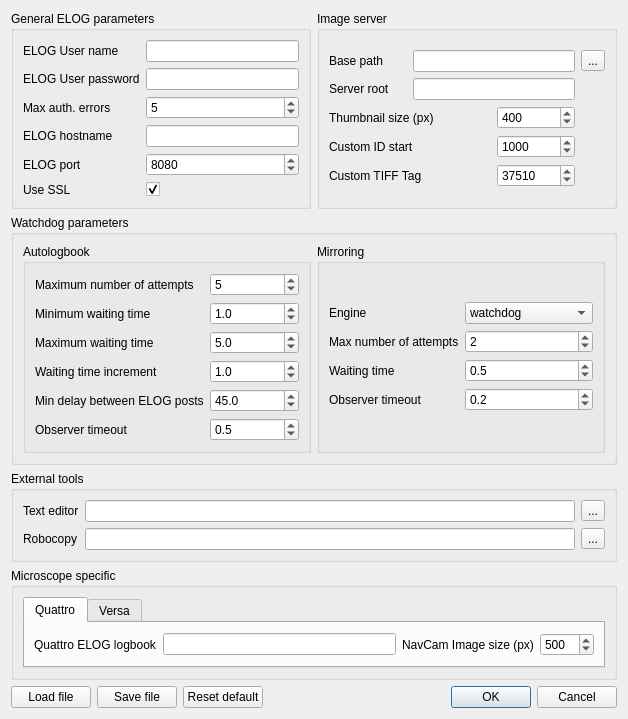
<?xml version="1.0" encoding="UTF-8"?>
<ui version="4.0">
 <class>configurationDialog</class>
 <widget class="QDialog" name="configurationDialog">
  <property name="geometry">
   <rect>
    <x>0</x>
    <y>0</y>
    <width>628</width>
    <height>655</height>
   </rect>
  </property>
  <property name="windowTitle">
   <string>Configuration editor</string>
  </property>
  <layout class="QVBoxLayout" name="verticalLayout_5">
   <item>
    <layout class="QVBoxLayout" name="verticalLayout_4">
     <item>
      <layout class="QHBoxLayout" name="horizontalLayout">
       <item>
        <widget class="QGroupBox" name="elog_group_box">
         <property name="minimumSize">
          <size>
           <width>300</width>
           <height>0</height>
          </size>
         </property>
         <property name="title">
          <string>General ELOG parameters</string>
         </property>
         <layout class="QHBoxLayout" name="horizontalLayout_2">
          <item>
           <layout class="QFormLayout" name="formLayout">
            <item row="0" column="0">
             <widget class="QLabel" name="elog_user_label">
              <property name="text">
               <string>ELOG User name</string>
              </property>
              <property name="buddy">
               <cstring>elog_user_field</cstring>
              </property>
             </widget>
            </item>
            <item row="0" column="1">
             <widget class="QLineEdit" name="elog_user_field">
              <property name="whatsThis">
               <string extracomment="The user name for the ELOG">&lt;html&gt;&lt;head/&gt;&lt;body&gt;&lt;p&gt;&lt;span style=&quot; font-size:14pt; font-weight:600;&quot;&gt;ELOG User Name&lt;/span&gt;&lt;/p&gt;&lt;p&gt;In order to be able to post on the ELOG, this automatic tool needs to use access credentials. Put here the user name you want to use&lt;/p&gt;&lt;/body&gt;&lt;/html&gt;</string>
              </property>
             </widget>
            </item>
            <item row="1" column="0">
             <widget class="QLabel" name="label">
              <property name="text">
               <string>ELOG User password</string>
              </property>
              <property name="buddy">
               <cstring>elog_password_field</cstring>
              </property>
             </widget>
            </item>
            <item row="1" column="1">
             <widget class="QLineEdit" name="elog_password_field">
              <property name="whatsThis">
               <string>&lt;html&gt;&lt;head/&gt;&lt;body&gt;&lt;p&gt;&lt;span style=&quot; font-size:14pt; font-weight:600;&quot;&gt;ELOG Password&lt;/span&gt;&lt;/p&gt;&lt;p&gt;In order to be able to post on the ELOG, this automatic tool needs to use access credentials. Put here the password you want to use.&lt;/p&gt;&lt;/body&gt;&lt;/html&gt;</string>
              </property>
              <property name="echoMode">
               <enum>QLineEdit::Password</enum>
              </property>
             </widget>
            </item>
            <item row="2" column="0">
             <widget class="QLabel" name="label_3">
              <property name="text">
               <string>Max auth. errors</string>
              </property>
              <property name="buddy">
               <cstring>elog_max_auth_error_field</cstring>
              </property>
             </widget>
            </item>
            <item row="2" column="1">
             <widget class="QSpinBox" name="elog_max_auth_error_field">
              <property name="minimum">
               <number>1</number>
              </property>
              <property name="value">
               <number>5</number>
              </property>
             </widget>
            </item>
            <item row="3" column="0">
             <widget class="QLabel" name="elog_hostname_label">
              <property name="text">
               <string>ELOG hostname</string>
              </property>
              <property name="buddy">
               <cstring>elog_hostname_field</cstring>
              </property>
             </widget>
            </item>
            <item row="3" column="1">
             <widget class="QLineEdit" name="elog_hostname_field">
              <property name="whatsThis">
               <string>&lt;html&gt;&lt;head/&gt;&lt;body&gt;&lt;p&gt;&lt;span style=&quot; font-size:14pt; font-weight:600;&quot;&gt;ELOG Hostname&lt;/span&gt;&lt;/p&gt;&lt;p&gt;This is the URL where the ELOG is responding. If you have no idea, ask your system administrator.&lt;/p&gt;&lt;/body&gt;&lt;/html&gt;</string>
              </property>
              <property name="echoMode">
               <enum>QLineEdit::Normal</enum>
              </property>
             </widget>
            </item>
            <item row="4" column="0">
             <widget class="QLabel" name="elog_port_label">
              <property name="text">
               <string>ELOG port</string>
              </property>
              <property name="buddy">
               <cstring>elog_port_field</cstring>
              </property>
             </widget>
            </item>
            <item row="4" column="1">
             <widget class="QSpinBox" name="elog_port_field">
              <property name="whatsThis">
               <string>&lt;html&gt;&lt;head/&gt;&lt;body&gt;&lt;p&gt;&lt;span style=&quot; font-size:14pt; font-weight:600;&quot;&gt;ELOG Port&lt;/span&gt;&lt;/p&gt;&lt;p&gt;This is the TCP/IP port where the ELOG is listening. If you have no idea, ask your system administrator.&lt;/p&gt;&lt;/body&gt;&lt;/html&gt;</string>
              </property>
              <property name="maximum">
               <number>100000</number>
              </property>
              <property name="value">
               <number>8080</number>
              </property>
             </widget>
            </item>
            <item row="5" column="0">
             <widget class="QLabel" name="label_2">
              <property name="text">
               <string>Use SSL</string>
              </property>
              <property name="buddy">
               <cstring>elog_ssl_check_box</cstring>
              </property>
             </widget>
            </item>
            <item row="5" column="1">
             <widget class="QCheckBox" name="elog_ssl_check_box">
              <property name="text">
               <string/>
              </property>
              <property name="checked">
               <bool>true</bool>
              </property>
             </widget>
            </item>
           </layout>
          </item>
         </layout>
        </widget>
       </item>
       <item>
        <widget class="QGroupBox" name="image_server_group_box">
         <property name="minimumSize">
          <size>
           <width>300</width>
           <height>0</height>
          </size>
         </property>
         <property name="title">
          <string>Image server</string>
         </property>
         <layout class="QVBoxLayout" name="verticalLayout">
          <item>
           <layout class="QGridLayout" name="gridLayout_2">
            <item row="0" column="0">
             <widget class="QLabel" name="base_path_label">
              <property name="text">
               <string>Base path</string>
              </property>
              <property name="buddy">
               <cstring>base_path_field</cstring>
              </property>
             </widget>
            </item>
            <item row="0" column="1" colspan="2">
             <widget class="QLineEdit" name="base_path_field">
              <property name="whatsThis">
               <string>&lt;html&gt;&lt;head/&gt;&lt;body&gt;&lt;p&gt;&lt;span style=&quot; font-size:14pt; font-weight:600;&quot;&gt;Image server base path&lt;/span&gt;&lt;/p&gt;&lt;p&gt;Images are not uploaded to the ELOG because they are generally too many for a single post. All images (TIF, PNG and Thumbnail) are served by another webserver. &lt;/p&gt;&lt;p&gt;This base path is the location where all images are saved. &lt;/p&gt;&lt;p&gt;For example. Assume that:&lt;/p&gt;&lt;p&gt;- base path is &lt;span style=&quot; font-weight:600;&quot;&gt;c:\Pictures\Microscopy&lt;/span&gt;&lt;/p&gt;&lt;p&gt;- server roor is &lt;span style=&quot; font-weight:600;&quot;&gt;https://my-image-server/pics&lt;/span&gt;&lt;/p&gt;&lt;p&gt;So a picture saved in c:\Pictures\Microscopy\MyExperiment\Sample\image1.tif will be made available as https://my-image-server/pics/MyExperiment/Sample/image1.tif&lt;/p&gt;&lt;/body&gt;&lt;/html&gt;</string>
              </property>
             </widget>
            </item>
            <item row="0" column="3">
             <widget class="QToolButton" name="search_basepath_button">
              <property name="text">
               <string>...</string>
              </property>
              <property name="icon">
               <iconset resource="resource.qrc">
                <normaloff>:/resources/icons8-opened-folder-30.png</normaloff>:/resources/icons8-opened-folder-30.png</iconset>
              </property>
             </widget>
            </item>
            <item row="1" column="0">
             <widget class="QLabel" name="server_root_label">
              <property name="text">
               <string>Server root</string>
              </property>
              <property name="buddy">
               <cstring>server_root_field</cstring>
              </property>
             </widget>
            </item>
            <item row="1" column="1" colspan="2">
             <widget class="QLineEdit" name="server_root_field">
              <property name="whatsThis">
               <string>&lt;html&gt;&lt;head/&gt;&lt;body&gt;&lt;p&gt;&lt;span style=&quot; font-size:14pt; font-weight:600;&quot;&gt;Image server root&lt;/span&gt;&lt;/p&gt;&lt;p&gt;Images are not uploaded to the ELOG because they are generally too many for a single post. All images (TIF, PNG and Thumbnail) are served by another webserver. &lt;/p&gt;&lt;p&gt;This server root is a URL pointing to the base of the image server.&lt;/p&gt;&lt;p&gt;For example. Assume that:&lt;/p&gt;&lt;p&gt;- base path is &lt;span style=&quot; font-weight:600;&quot;&gt;c:\Pictures\Microscopy&lt;/span&gt;&lt;/p&gt;&lt;p&gt;- server roor is &lt;span style=&quot; font-weight:600;&quot;&gt;https://my-image-server/pics&lt;/span&gt;&lt;/p&gt;&lt;p&gt;So a picture saved in c:\Pictures\Microscopy\MyExperiment\Sample\image1.tif will be made available as https://my-image-server/pics/MyExperiment/Sample/image1.tif&lt;/p&gt;&lt;/body&gt;&lt;/html&gt;</string>
              </property>
             </widget>
            </item>
            <item row="2" column="0" colspan="2">
             <widget class="QLabel" name="img_thumb_size_label">
              <property name="text">
               <string>Thumbnail size (px)</string>
              </property>
              <property name="buddy">
               <cstring>img_thumb_size_spinbox</cstring>
              </property>
             </widget>
            </item>
            <item row="2" column="2">
             <widget class="QSpinBox" name="img_thumb_size_spinbox">
              <property name="whatsThis">
               <string>&lt;html&gt;&lt;head/&gt;&lt;body&gt;&lt;p&gt;&lt;span style=&quot; font-size:14pt; font-weight:600;&quot;&gt;Thumbnail size&lt;/span&gt;&lt;/p&gt;&lt;p&gt;Select the width in pixel of the png thumbnail pictures.&lt;/p&gt;&lt;/body&gt;&lt;/html&gt;</string>
              </property>
              <property name="suffix">
               <string/>
              </property>
              <property name="maximum">
               <number>1024</number>
              </property>
              <property name="value">
               <number>400</number>
              </property>
             </widget>
            </item>
            <item row="3" column="0" colspan="2">
             <widget class="QLabel" name="label_6">
              <property name="text">
               <string>Custom ID start</string>
              </property>
              <property name="buddy">
               <cstring>custom_id_start_spinBox</cstring>
              </property>
             </widget>
            </item>
            <item row="3" column="2">
             <widget class="QSpinBox" name="custom_id_start_spinBox">
              <property name="maximum">
               <number>999999</number>
              </property>
              <property name="value">
               <number>1000</number>
              </property>
             </widget>
            </item>
            <item row="4" column="0" colspan="2">
             <widget class="QLabel" name="label_7">
              <property name="text">
               <string>Custom TIFF Tag</string>
              </property>
              <property name="buddy">
               <cstring>custom_id_tiff_tag_spinBok</cstring>
              </property>
             </widget>
            </item>
            <item row="4" column="2">
             <widget class="QSpinBox" name="custom_id_tiff_tag_spinBok">
              <property name="maximum">
               <number>999999</number>
              </property>
              <property name="value">
               <number>37510</number>
              </property>
             </widget>
            </item>
           </layout>
          </item>
         </layout>
        </widget>
       </item>
      </layout>
     </item>
     <item>
      <widget class="QGroupBox" name="watchdog_group_box">
       <property name="title">
        <string>Watchdog parameters</string>
       </property>
       <layout class="QHBoxLayout" name="horizontalLayout_11">
        <item>
         <layout class="QHBoxLayout" name="horizontalLayout_5">
          <item>
           <widget class="QGroupBox" name="autologbook_watchdog_group_box">
            <property name="title">
             <string>Autologbook</string>
            </property>
            <layout class="QVBoxLayout" name="verticalLayout_3">
             <item>
              <layout class="QGridLayout" name="gridLayout_4">
               <item row="0" column="0">
                <widget class="QLabel" name="autologbook_max_attempts_label">
                 <property name="text">
                  <string>Maximum number of attempts</string>
                 </property>
                 <property name="buddy">
                  <cstring>autologbook_max_attempts_spinbox</cstring>
                 </property>
                </widget>
               </item>
               <item row="0" column="1">
                <widget class="QSpinBox" name="autologbook_max_attempts_spinbox">
                 <property name="whatsThis">
                  <string>&lt;html&gt;&lt;head/&gt;&lt;body&gt;&lt;p&gt;&lt;span style=&quot; font-size:14pt;&quot;&gt;Autologobook watchdog maximum number of attempts&lt;/span&gt;&lt;/p&gt;&lt;p&gt;While the autologbook watchdog is monitoring the protocol folder and try to operate on a file, it could be that for several reasons the process is failing.&lt;/p&gt;&lt;p&gt;In this case the same process will be attempted up to a maximum number of trials (this parameter) with an increasing waiting time in between from minimum waiting time to maximum waititng time with a waiting time increment.  &lt;/p&gt;&lt;/body&gt;&lt;/html&gt;</string>
                 </property>
                 <property name="minimum">
                  <number>1</number>
                 </property>
                 <property name="value">
                  <number>5</number>
                 </property>
                </widget>
               </item>
               <item row="1" column="0">
                <widget class="QLabel" name="autologbook_wait_min_label">
                 <property name="text">
                  <string>Minimum waiting time </string>
                 </property>
                 <property name="buddy">
                  <cstring>autologbook_wait_min_spinbox</cstring>
                 </property>
                </widget>
               </item>
               <item row="1" column="1">
                <widget class="QDoubleSpinBox" name="autologbook_wait_min_spinbox">
                 <property name="whatsThis">
                  <string>&lt;html&gt;&lt;head/&gt;&lt;body&gt;&lt;p&gt;&lt;span style=&quot; font-size:14pt;&quot;&gt;Autologobook watchdog minimum waiting time&lt;/span&gt;&lt;/p&gt;&lt;p&gt;While the autologbook watchdog is monitoring the protocol folder and try to operate on a file, it could be that for several reasons the process is failing.&lt;/p&gt;&lt;p&gt;In this case the same process will be attempted up to a maximum number of trials with an increasing waiting time in between from minimum waiting time (this parameter) to maximum waititng time with a waiting time increment.&lt;/p&gt;&lt;/body&gt;&lt;/html&gt;</string>
                 </property>
                 <property name="decimals">
                  <number>1</number>
                 </property>
                 <property name="value">
                  <double>1.000000000000000</double>
                 </property>
                </widget>
               </item>
               <item row="2" column="0">
                <widget class="QLabel" name="autologbook_wait_max_label">
                 <property name="text">
                  <string>Maximum waiting time </string>
                 </property>
                 <property name="buddy">
                  <cstring>autologbook_wait_max_spinbox</cstring>
                 </property>
                </widget>
               </item>
               <item row="2" column="1">
                <widget class="QDoubleSpinBox" name="autologbook_wait_max_spinbox">
                 <property name="whatsThis">
                  <string>&lt;html&gt;&lt;head/&gt;&lt;body&gt;&lt;p&gt;&lt;span style=&quot; font-size:14pt;&quot;&gt;Autologobook watchdog maximum waiting time&lt;/span&gt;&lt;/p&gt;&lt;p&gt;While the autologbook watchdog is monitoring the protocol folder and try to operate on a file, it could be that for several reasons the process is failing.&lt;/p&gt;&lt;p&gt;In this case the same process will be attempted up to a maximum number of trials with an increasing waiting time in between from minimum waiting time to maximum waititng time (this parameter) with a waiting time increment.&lt;/p&gt;&lt;/body&gt;&lt;/html&gt;</string>
                 </property>
                 <property name="decimals">
                  <number>1</number>
                 </property>
                 <property name="value">
                  <double>5.000000000000000</double>
                 </property>
                </widget>
               </item>
               <item row="3" column="0">
                <widget class="QLabel" name="autologbook_wait_increment_label">
                 <property name="text">
                  <string>Waiting time increment</string>
                 </property>
                 <property name="buddy">
                  <cstring>autologbook_wait_increment_spinbox</cstring>
                 </property>
                </widget>
               </item>
               <item row="3" column="1">
                <widget class="QDoubleSpinBox" name="autologbook_wait_increment_spinbox">
                 <property name="whatsThis">
                  <string>&lt;html&gt;&lt;head/&gt;&lt;body&gt;&lt;p&gt;&lt;span style=&quot; font-size:14pt;&quot;&gt;Autologobook watchdog waiting time increment&lt;/span&gt;&lt;/p&gt;&lt;p&gt;While the autologbook watchdog is monitoring the protocol folder and try to operate on a file, it could be that for several reasons the process is failing.&lt;/p&gt;&lt;p&gt;In this case the same process will be attempted up to a maximum number of trials with an increasing waiting time in between from minimum waiting time to maximum waititng time with a waiting time increment (this parameter).&lt;/p&gt;&lt;/body&gt;&lt;/html&gt;</string>
                 </property>
                 <property name="decimals">
                  <number>1</number>
                 </property>
                 <property name="value">
                  <double>1.000000000000000</double>
                 </property>
                </widget>
               </item>
               <item row="4" column="0">
                <widget class="QLabel" name="autologbook_min_delay_label">
                 <property name="text">
                  <string>Min delay between ELOG posts</string>
                 </property>
                 <property name="buddy">
                  <cstring>autologbook_min_delay_spinbox</cstring>
                 </property>
                </widget>
               </item>
               <item row="4" column="1">
                <widget class="QDoubleSpinBox" name="autologbook_min_delay_spinbox">
                 <property name="whatsThis">
                  <string>&lt;html&gt;&lt;head/&gt;&lt;body&gt;&lt;p&gt;&lt;span style=&quot; font-size:14pt; font-weight:600;&quot;&gt;Delay between ELOG posts&lt;/span&gt;&lt;/p&gt;&lt;p&gt;&lt;br/&gt;&lt;/p&gt;&lt;p&gt;If many filesystem events are detected by the autologbook watchdog, there could be a high number of almost identical ELOG message posted in a short period of time. All these posts are not only saturating the band and riskying to kill the ELOG server, but they are also useless. &lt;/p&gt;&lt;p&gt;&lt;br/&gt;&lt;/p&gt;&lt;p&gt;For this reason, two ELOG posts must be separated at least by the number of seconds specified by this parameter.&lt;/p&gt;&lt;/body&gt;&lt;/html&gt;</string>
                 </property>
                 <property name="decimals">
                  <number>1</number>
                 </property>
                 <property name="value">
                  <double>45.000000000000000</double>
                 </property>
                </widget>
               </item>
               <item row="5" column="0">
                <widget class="QLabel" name="label_4">
                 <property name="text">
                  <string>Observer timeout</string>
                 </property>
                 <property name="buddy">
                  <cstring>autologbook_observer_timeout_spinbox</cstring>
                 </property>
                </widget>
               </item>
               <item row="5" column="1">
                <widget class="QDoubleSpinBox" name="autologbook_observer_timeout_spinbox">
                 <property name="decimals">
                  <number>1</number>
                 </property>
                 <property name="minimum">
                  <double>0.100000000000000</double>
                 </property>
                 <property name="singleStep">
                  <double>0.100000000000000</double>
                 </property>
                 <property name="value">
                  <double>0.500000000000000</double>
                 </property>
                </widget>
               </item>
              </layout>
             </item>
            </layout>
           </widget>
          </item>
          <item>
           <widget class="QGroupBox" name="mirroring_group_box">
            <property name="title">
             <string>Mirroring</string>
            </property>
            <layout class="QVBoxLayout" name="verticalLayout_2">
             <item>
              <layout class="QGridLayout" name="gridLayout_3">
               <item row="0" column="0">
                <widget class="QLabel" name="mirroring_engine_label">
                 <property name="text">
                  <string>Engine</string>
                 </property>
                 <property name="buddy">
                  <cstring>engine_combobox</cstring>
                 </property>
                </widget>
               </item>
               <item row="0" column="1">
                <widget class="QComboBox" name="engine_combobox">
                 <item>
                  <property name="text">
                   <string>watchdog</string>
                  </property>
                 </item>
                 <item>
                  <property name="text">
                   <string>robocopy</string>
                  </property>
                 </item>
                </widget>
               </item>
               <item row="1" column="0">
                <widget class="QLabel" name="mirroring_max_attempts_label">
                 <property name="text">
                  <string>Max number of attempts</string>
                 </property>
                 <property name="buddy">
                  <cstring>mirroring_max_attempts_spinbox</cstring>
                 </property>
                </widget>
               </item>
               <item row="1" column="1">
                <widget class="QSpinBox" name="mirroring_max_attempts_spinbox">
                 <property name="minimum">
                  <number>1</number>
                 </property>
                 <property name="value">
                  <number>2</number>
                 </property>
                </widget>
               </item>
               <item row="2" column="0">
                <widget class="QLabel" name="mirroring_wait_label">
                 <property name="text">
                  <string>Waiting time</string>
                 </property>
                 <property name="buddy">
                  <cstring>mirroring_wait_spinbox</cstring>
                 </property>
                </widget>
               </item>
               <item row="2" column="1">
                <widget class="QDoubleSpinBox" name="mirroring_wait_spinbox">
                 <property name="decimals">
                  <number>1</number>
                 </property>
                 <property name="value">
                  <double>0.500000000000000</double>
                 </property>
                </widget>
               </item>
               <item row="3" column="0">
                <widget class="QLabel" name="label_5">
                 <property name="text">
                  <string>Observer timeout</string>
                 </property>
                 <property name="buddy">
                  <cstring>mirroring_observer_timeout_spinbox</cstring>
                 </property>
                </widget>
               </item>
               <item row="3" column="1">
                <widget class="QDoubleSpinBox" name="mirroring_observer_timeout_spinbox">
                 <property name="decimals">
                  <number>1</number>
                 </property>
                 <property name="minimum">
                  <double>0.100000000000000</double>
                 </property>
                 <property name="singleStep">
                  <double>0.100000000000000</double>
                 </property>
                 <property name="value">
                  <double>0.200000000000000</double>
                 </property>
                </widget>
               </item>
              </layout>
             </item>
            </layout>
           </widget>
          </item>
         </layout>
        </item>
       </layout>
      </widget>
     </item>
     <item>
      <widget class="QGroupBox" name="external_tools_group_box">
       <property name="title">
        <string>External tools</string>
       </property>
       <layout class="QHBoxLayout" name="horizontalLayout_8">
        <item>
         <layout class="QGridLayout" name="gridLayout">
          <item row="0" column="0">
           <widget class="QLabel" name="text_editor_label">
            <property name="text">
             <string>Text editor</string>
            </property>
            <property name="buddy">
             <cstring>notepad_field</cstring>
            </property>
           </widget>
          </item>
          <item row="0" column="1">
           <widget class="QLineEdit" name="notepad_field"/>
          </item>
          <item row="0" column="2">
           <widget class="QToolButton" name="notepad_search_button">
            <property name="text">
             <string>...</string>
            </property>
            <property name="icon">
             <iconset>
              <normalon>:/resources/icons8-opened-folder-30.png</normalon>
             </iconset>
            </property>
           </widget>
          </item>
          <item row="1" column="0">
           <widget class="QLabel" name="robocopy_label">
            <property name="text">
             <string>Robocopy</string>
            </property>
            <property name="buddy">
             <cstring>robocopy_field</cstring>
            </property>
           </widget>
          </item>
          <item row="1" column="1">
           <widget class="QLineEdit" name="robocopy_field"/>
          </item>
          <item row="1" column="2">
           <widget class="QToolButton" name="robocopy_search_button">
            <property name="text">
             <string>...</string>
            </property>
            <property name="icon">
             <iconset>
              <normalon>:/resources/icons8-opened-folder-30.png</normalon>
             </iconset>
            </property>
           </widget>
          </item>
         </layout>
        </item>
       </layout>
      </widget>
     </item>
     <item>
      <widget class="QGroupBox" name="microscope_group_box">
       <property name="title">
        <string>Microscope specific</string>
       </property>
       <layout class="QHBoxLayout" name="horizontalLayout_9">
        <item>
         <widget class="QTabWidget" name="microscope_tabs">
          <property name="currentIndex">
           <number>0</number>
          </property>
          <widget class="QWidget" name="quattro_tab">
           <attribute name="title">
            <string>Quattro</string>
           </attribute>
           <layout class="QHBoxLayout" name="horizontalLayout_10">
            <item>
             <layout class="QHBoxLayout" name="horizontalLayout_3">
              <item>
               <widget class="QLabel" name="quattro_elog_logbook_label">
                <property name="text">
                 <string>Quattro ELOG logbook</string>
                </property>
                <property name="buddy">
                 <cstring>quattro_elog_logbook_field</cstring>
                </property>
               </widget>
              </item>
              <item>
               <widget class="QLineEdit" name="quattro_elog_logbook_field"/>
              </item>
              <item>
               <widget class="QLabel" name="img_navacam_size_label">
                <property name="text">
                 <string>NavCam Image size (px)</string>
                </property>
                <property name="buddy">
                 <cstring>quattro_navcam_size_spinbox</cstring>
                </property>
               </widget>
              </item>
              <item>
               <widget class="QSpinBox" name="quattro_navcam_size_spinbox">
                <property name="suffix">
                 <string/>
                </property>
                <property name="maximum">
                 <number>1024</number>
                </property>
                <property name="value">
                 <number>500</number>
                </property>
               </widget>
              </item>
             </layout>
            </item>
           </layout>
          </widget>
          <widget class="QWidget" name="versa_tab">
           <attribute name="title">
            <string>Versa</string>
           </attribute>
           <layout class="QHBoxLayout" name="horizontalLayout_7">
            <item>
             <layout class="QHBoxLayout" name="horizontalLayout_4">
              <item>
               <widget class="QLabel" name="versa_elog_logbook_label">
                <property name="text">
                 <string>Versa ELOG logbook</string>
                </property>
                <property name="buddy">
                 <cstring>versa_elog_logbook_field</cstring>
                </property>
               </widget>
              </item>
              <item>
               <widget class="QLineEdit" name="versa_elog_logbook_field"/>
              </item>
             </layout>
            </item>
           </layout>
          </widget>
         </widget>
        </item>
       </layout>
      </widget>
     </item>
     <item>
      <layout class="QHBoxLayout" name="horizontalLayout_6">
       <item>
        <widget class="QPushButton" name="load_conf_button">
         <property name="text">
          <string>Load file</string>
         </property>
         <property name="icon">
          <iconset resource="resource.qrc">
           <normaloff>:/resources/icons8-opened-folder-30.png</normaloff>:/resources/icons8-opened-folder-30.png</iconset>
         </property>
        </widget>
       </item>
       <item>
        <widget class="QPushButton" name="save_conf_button">
         <property name="text">
          <string>Save file</string>
         </property>
         <property name="icon">
          <iconset resource="resource.qrc">
           <normaloff>:/resources/icons8-save-30.png</normaloff>:/resources/icons8-save-30.png</iconset>
         </property>
        </widget>
       </item>
       <item>
        <widget class="QPushButton" name="reset_conf_button">
         <property name="text">
          <string>Reset default</string>
         </property>
        </widget>
       </item>
       <item>
        <spacer name="horizontalSpacer">
         <property name="orientation">
          <enum>Qt::Horizontal</enum>
         </property>
         <property name="sizeHint" stdset="0">
          <size>
           <width>88</width>
           <height>20</height>
          </size>
         </property>
        </spacer>
       </item>
       <item>
        <widget class="QDialogButtonBox" name="buttonBox">
         <property name="orientation">
          <enum>Qt::Horizontal</enum>
         </property>
         <property name="standardButtons">
          <set>QDialogButtonBox::Cancel|QDialogButtonBox::Ok</set>
         </property>
        </widget>
       </item>
      </layout>
     </item>
    </layout>
   </item>
  </layout>
 </widget>
 <tabstops>
  <tabstop>elog_user_field</tabstop>
  <tabstop>elog_password_field</tabstop>
  <tabstop>elog_max_auth_error_field</tabstop>
  <tabstop>elog_hostname_field</tabstop>
  <tabstop>elog_port_field</tabstop>
  <tabstop>elog_ssl_check_box</tabstop>
  <tabstop>base_path_field</tabstop>
  <tabstop>search_basepath_button</tabstop>
  <tabstop>server_root_field</tabstop>
  <tabstop>img_thumb_size_spinbox</tabstop>
  <tabstop>custom_id_start_spinBox</tabstop>
  <tabstop>custom_id_tiff_tag_spinBok</tabstop>
  <tabstop>autologbook_max_attempts_spinbox</tabstop>
  <tabstop>autologbook_wait_min_spinbox</tabstop>
  <tabstop>autologbook_wait_max_spinbox</tabstop>
  <tabstop>autologbook_wait_increment_spinbox</tabstop>
  <tabstop>autologbook_min_delay_spinbox</tabstop>
  <tabstop>autologbook_observer_timeout_spinbox</tabstop>
  <tabstop>engine_combobox</tabstop>
  <tabstop>mirroring_max_attempts_spinbox</tabstop>
  <tabstop>mirroring_wait_spinbox</tabstop>
  <tabstop>mirroring_observer_timeout_spinbox</tabstop>
  <tabstop>notepad_field</tabstop>
  <tabstop>notepad_search_button</tabstop>
  <tabstop>robocopy_field</tabstop>
  <tabstop>robocopy_search_button</tabstop>
  <tabstop>microscope_tabs</tabstop>
  <tabstop>quattro_elog_logbook_field</tabstop>
  <tabstop>quattro_navcam_size_spinbox</tabstop>
  <tabstop>load_conf_button</tabstop>
  <tabstop>save_conf_button</tabstop>
  <tabstop>reset_conf_button</tabstop>
  <tabstop>versa_elog_logbook_field</tabstop>
 </tabstops>
 <resources>
  <include location="resource.qrc"/>
 </resources>
 <connections>
  <connection>
   <sender>buttonBox</sender>
   <signal>accepted()</signal>
   <receiver>configurationDialog</receiver>
   <slot>accept()</slot>
   <hints>
    <hint type="sourcelabel">
     <x>482</x>
     <y>571</y>
    </hint>
    <hint type="destinationlabel">
     <x>157</x>
     <y>274</y>
    </hint>
   </hints>
  </connection>
  <connection>
   <sender>buttonBox</sender>
   <signal>rejected()</signal>
   <receiver>configurationDialog</receiver>
   <slot>reject()</slot>
   <hints>
    <hint type="sourcelabel">
     <x>482</x>
     <y>571</y>
    </hint>
    <hint type="destinationlabel">
     <x>286</x>
     <y>274</y>
    </hint>
   </hints>
  </connection>
  <connection>
   <sender>notepad_search_button</sender>
   <signal>clicked()</signal>
   <receiver>configurationDialog</receiver>
   <slot>search_text_editor()</slot>
   <hints>
    <hint type="sourcelabel">
     <x>472</x>
     <y>396</y>
    </hint>
    <hint type="destinationlabel">
     <x>531</x>
     <y>69</y>
    </hint>
   </hints>
  </connection>
  <connection>
   <sender>robocopy_search_button</sender>
   <signal>clicked()</signal>
   <receiver>configurationDialog</receiver>
   <slot>search_robocopy()</slot>
   <hints>
    <hint type="sourcelabel">
     <x>472</x>
     <y>424</y>
    </hint>
    <hint type="destinationlabel">
     <x>531</x>
     <y>115</y>
    </hint>
   </hints>
  </connection>
  <connection>
   <sender>load_conf_button</sender>
   <signal>clicked()</signal>
   <receiver>configurationDialog</receiver>
   <slot>load_conf_file()</slot>
   <hints>
    <hint type="sourcelabel">
     <x>72</x>
     <y>572</y>
    </hint>
    <hint type="destinationlabel">
     <x>67</x>
     <y>509</y>
    </hint>
   </hints>
  </connection>
  <connection>
   <sender>save_conf_button</sender>
   <signal>clicked()</signal>
   <receiver>configurationDialog</receiver>
   <slot>save_conf_file()</slot>
   <hints>
    <hint type="sourcelabel">
     <x>166</x>
     <y>572</y>
    </hint>
    <hint type="destinationlabel">
     <x>181</x>
     <y>509</y>
    </hint>
   </hints>
  </connection>
  <connection>
   <sender>reset_conf_button</sender>
   <signal>clicked()</signal>
   <receiver>configurationDialog</receiver>
   <slot>reset_conf()</slot>
   <hints>
    <hint type="sourcelabel">
     <x>247</x>
     <y>571</y>
    </hint>
    <hint type="destinationlabel">
     <x>286</x>
     <y>495</y>
    </hint>
   </hints>
  </connection>
  <connection>
   <sender>search_basepath_button</sender>
   <signal>clicked()</signal>
   <receiver>configurationDialog</receiver>
   <slot>search_basepath()</slot>
   <hints>
    <hint type="sourcelabel">
     <x>471</x>
     <y>62</y>
    </hint>
    <hint type="destinationlabel">
     <x>518</x>
     <y>182</y>
    </hint>
   </hints>
  </connection>
  <connection>
   <sender>elog_password_field</sender>
   <signal>textEdited(QString)</signal>
   <receiver>configurationDialog</receiver>
   <slot>password_edited(QString)</slot>
   <hints>
    <hint type="sourcelabel">
     <x>236</x>
     <y>71</y>
    </hint>
    <hint type="destinationlabel">
     <x>489</x>
     <y>220</y>
    </hint>
   </hints>
  </connection>
 </connections>
 <slots>
  <slot>search_text_editor()</slot>
  <slot>search_robocopy()</slot>
  <slot>load_conf_file()</slot>
  <slot>save_conf_file()</slot>
  <slot>reset_conf()</slot>
  <slot>search_basepath()</slot>
  <slot>password_edited(QString)</slot>
 </slots>
</ui>
